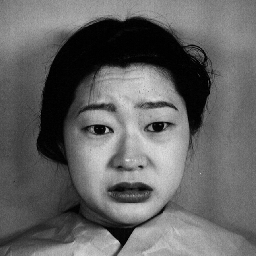
#> input picture emotion_detection/RealtimeFacialEmotionRecognition/datasets/jaffe/KL.FE1.174.tiff, 256 x 256 px, given in place of the camera
$ python gather_training_data.py   (older library calls are emulated)
#> lines starting #> are read from the running program, lines starting #| are printed output that depends on the picture; after the words box and inside, x2 and y2 are one past the last pixel; in counts of white or black regions, pixels touching at a corner belong together
### emotion_detection/RealtimeFacialEmotionRecognition/opencv_functions.py
###############################################################################
# OpenCV face recognition and segmentation
###############################################################################

import os, shutil, sys, time, re, glob
import numpy as np
import matplotlib.pyplot as plt
import cv2 as cv
from PIL import Image
import caffe
import datetime

from utility_functions import *

def load_cascades():
    # Load Haar cascade files containing features
    cascPaths = ['models/haarcascades/haarcascade_frontalface_default.xml',
                 'models/haarcascades/haarcascade_frontalface_alt.xml',
                 'models/haarcascades/haarcascade_frontalface_alt2.xml',
                 'models/haarcascades/haarcascade_frontalface_alt_tree.xml'
                 'models/lbpcascades/lbpcascade_frontalface.xml']
    faceCascades = []
    for casc in cascPaths:
        faceCascades.append(cv.CascadeClassifier(casc))

    return faceCascades

def DetectFace(image,color,faceCascades,single_face,second_pass,draw_rects,scale=1.0):
    # Resize
    img = cv.resize(image, (0,0), fx=1, fy=1, interpolation = cv.INTER_CUBIC)

    # Convert to grayscale and equalize the histogram
    if color:
        gray_img = img.copy().astype(np.uint8)
        gray_img = cv.cvtColor(gray_img, cv.COLOR_BGR2GRAY)
    else:
        gray_img = img.copy().astype(np.uint8)
    cv.equalizeHist(gray_img, gray_img)

    # Detect the faces
    faces = faceCascades[2].detectMultiScale(
        gray_img,
        scaleFactor=1.1,
        minNeighbors=7,
        minSize=(50, 50),
        flags = cv.CASCADE_SCALE_IMAGE)

    # Eliminate spurious extra faces
    discardExtraFaces = False   # Set to true to enable
    if discardExtraFaces and len(faces) > 1:
        faces = faces[0,:]
        faces = faces[np.newaxis,:]

    # Rescale cropBox

    if scale != 1.0 and len(faces) > 0:
        for i in range(faces.shape[0]):
            faces[i] = rescaleCropbox(img,faces[i],scale)


    print('Detected %d faces.' % len(faces))
    # Draw a rectangle around the faces
    if draw_rects:
        for (x, y, w, h) in faces:
            cv.rectangle(img, (x, y), (x+w, y+h), (0, 255, 0), 2)

    # For laboratory images, remove any spurious detections
    if single_face and len(faces) > 1:
        faces = faces[0,:]
        faces = faces[np.newaxis,:]

    if len(faces) > 0 and second_pass:
        approved = []
        for i in range(len(faces)):
            cropped_face = imgCrop(gray_img, faces[i])
            alt_check = faceCascades[1].detectMultiScale(
                cropped_face,
                scaleFactor=1.05,
                minNeighbors=5,
                minSize=(int(0.8*faces[i][2]), int(0.8*faces[i][3])),
                flags = cv.CASCADE_SCALE_IMAGE)
            # Check if exactly 1 face was detected in cropped image
            if len(alt_check) == 1:
                approved.append(i)
        faces = faces[approved]

    return img, faces

# Resize cropBox
def rescaleCropbox(img,cropBox,scale=1.0):
    x, y, w, h = cropBox

    # Check for valid box sizes
    if scale <= 0:
        # Invalid input. Return original
        return cropBox

    if scale < 1.0:
        x += int(w*(1-scale)/2)
        y += int(h*(1-scale)/2)
        w = int(w*scale)
        h = int(h*scale)

    elif scale > 1.0:
        x -= int(w*(scale-1.0)/2)
        y -= int(h*(scale-1.0)/2)
        w = int(w*scale)
        h = int(h*scale)

        # Make sure dimensions won't be exceeded:
        exceeded = False; count = 0; maxCount = 10 # Arbitrary magic number
        while True:
            if x < 0:
                w += 2*x # Make w smaller to maintain symmetry
                x = 0

            if y < 0:
                h += 2*y
                y = 0
                exceeded = True

            if x+w > img.shape[1]:
                x -= x + w - img.shape[1]
                exceeded = True

            if y+h > img.shape[0]:
                y -= y + h - img.shape[0]
                exceeded = True

            if count > maxCount:
                # Rescaling has failed. Just return original image
                print ("Error: opencv_functions.imgCrop: Crop scale exceeded image dimensions")
                return cropBox

            if not exceeded:
                # Rescaling succeeded!
                break
            else:
                count += 1
                exceeded = False

    # Return rescaled cropbox
    return (x,y,w,h)


# Crop image array to pixels indicated by crop box
# [155 lines left out: functions imgCrop, rgb, faceCrop, addEmoji, addMultipleEmojis, toggleRGB and 1 more, not called in this run]

# Create a directory only if it does not already exist
def mkdirNoForce(dir):
    if not os.path.exists(dir):
        os.mkdir(dir)

# Save a test image with a default name from the current timestamp
# [18 lines left out: function saveTestImage, not called in this run]

### emotion_detection/RealtimeFacialEmotionRecognition/gather_training_data.py
import os, shutil, sys, time, re, glob
import numpy as np
import matplotlib.pyplot as plt
import cv2 as cv
from PIL import Image
import caffe
import contextlib
import io
import random
from PIL import Image

from caffe_functions import *
from opencv_functions import *
from utility_functions import *


# Filename format looks like:
# training_data/0000000.HA.0.png
# outDir is self-explanatory
# counter gets converted into string of length 7, with leading 0's
# Label is the two-character emotion label
# subCount is a number label for jittered images
# Extension is the filetype
def getFilename(counter,subCount=0,outDir=None,strLength=7,label='HA',extension='.png'):
  if outDir is None:
    outDir = ""
  else:
    outDir += '/'

  if subCount is None:
    subCount = ""
  else:
    subCount = "." + str(subCount)

  numStr = str(counter).zfill(strLength)

  return outDir + numStr + "." + label + subCount + extension

# Suppress print statements within a function call
# Just call:
# with nostdout():
#    yourfunction()
@contextlib.contextmanager
def nostdout():
    save_stdout = sys.stdout
    sys.stdout = io.StringIO()
    yield
    sys.stdout = save_stdout

# Get a randon emotion label
def getRandomLabel(pickFrom=None):
  if pickFrom is None:
    pickFrom = [0,1,2,3,4,5,6]

  return random.choice(pickFrom)

# Crop image and save to file
# [71 lines left out: functions saveSingleImage, saveAcceptedImage, jitterImage, not called in this run]

# Pick mode (train or validate)
validationMode = False

# Pick output size in pixels, of all cropped images (images are all square)
imgSize = 200
boxScale = 1.2 # Size of crop boxes (relative to original filter size)
jitter = True # Jitter accepted images?

# Initialize all labels
categories = ['Angry', 'Disgust', 'Fear', 'Happy', 'Neutral', 'Sad', 'Surprise']
suffixes   = ['AN', 'DI', 'FE', 'HA', 'NE', 'SA', 'SU']
pickFrom   = [0, 3, 4, 5, 6] # Only prompt user for emotions in this list

if validationMode:
  jitter = False
  outDir     = 'datasets/validation_images'
else:
  jitter = True
  outDir     = 'datasets/training_images'

counter    = 300 # Used to increment filenames

# Output filename configuration:
strLength = 7 # Length of output filename number string
extension = '.png' # Output file type

# Check that outDir and counter are properly initialized
print ("\n")
if not os.path.exists(outDir):
  print ("Output directory does not exist. Making directory")
  os.mkdir(outDir)
else:
  print ("Output directory already exists")

numCheck = 1000 # Number of filenames to check before giving up
num = 0
while True:
  strCheck = getFilename(counter,outDir=outDir,label="*")
  print ("Checking: " + strCheck)
  if glob.glob(strCheck):
    print ("\tError: File exists. Incrementing counter")
    counter += 1
    num += 1
  else:
    print ("First valid file is: " + strCheck)
    break

  if num > numCheck:
    print ("ERROR: No available filename up to " + strCheck + " could be found.")
    sys.exit(0)


# Set up face detection
faceCascades = load_cascades()

# Set up display window
cv.namedWindow("preview")

# Open input video steam
vc = cv.VideoCapture(0)

# Check that video stream is running
if vc.isOpened(): # try to get the first frame
  rval, frame = vc.read()
#> frame is the input picture: shape (256, 256, 3); min 0, max 230, mean 100.4
  #frame = frame.astype(np.float32)
else:
  rval = False

print ("\n")
nextEmotion = True
while rval:

  if nextEmotion: # Generate next emotion
    nextEmotion = False

    # Generate a random integer label
    intLabel = getRandomLabel(pickFrom)

    # Get emotion string and file suffyx
    emotion = categories[intLabel]
    suf = suffixes[intLabel]

    # Print prompt to user:
    print ("Emotion is: " + emotion + ".\t(ENTER to capture, SPACE to skip)")

  # Read in next frame
  rval, frame = vc.read()

  # Mirror image
  frame = np.fliplr(frame)
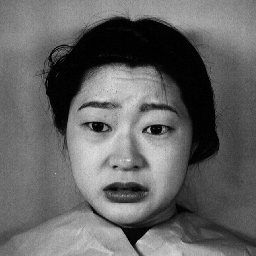
#> frame: shape (256, 256, 3); min 0, max 230, mean 100.4

  # Detect faces
  # Find all faces
  with nostdout():
    newFrame, faces = DetectFace(frame,True,faceCascades,single_face=False,second_pass=False,draw_rects=True,scale=boxScale)
#> in DetectFace, `cv.equalizeHist(gray_img, gray_img)`:
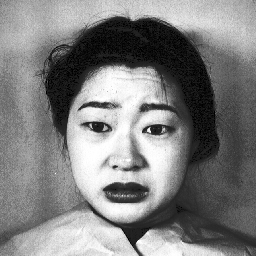
#> gray_img: shape (256, 256); min 0, max 255, mean 127.5
#> in DetectFace, `faces = faceCascades[2].detectMultiScale( gray_img, scaleFactor=1.1, m..`: faces = [[46, 63, 161, 161]]
#> the loop in DetectFace, `for i in range(faces.shape[0]):` made 1 pass
#> after the loop in DetectFace, `for i in range(faces.shape[0]):`: faces = [[30, 47, 193, 193]]
#> the loop in DetectFace, `for (x, y, w, h) in faces:` made 1 pass
#> after the loop in DetectFace, `for (x, y, w, h) in faces:`:
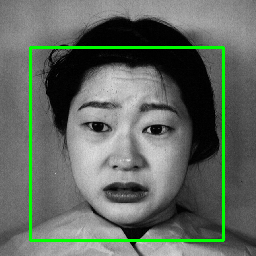
#> img: shape (256, 256, 3); 3.53% of pixels changed, all inside (x1, y1, x2, y2) = (29, 46, 225, 242)
#> faces = [[30, 47, 193, 193]]

  oneFace = False
  if faces is None or len(faces) == 0:
    # Poor input: do nothing to frame
    #newFrame = frame
    pass
  elif len(faces) > 1:
    # Too many faces found
    pass
  else:
    # Just the right number of faces found
    oneFace = True

  # Show video with or without boxed face
  cv.imshow("preview", newFrame)

  # Wait for user to press key. On ESC, close program
  key = cv.waitKey(20)
#> (key Esc is pressed here)
  if key == 27: # ESC --> exit on ESC
    print ('ESC was pressed! Quitting...')
    break
  elif key == 32: # SPACE --> Next image
    print ('Label skipped')
    nextEmotion = True
    continue # Break out of loop
  elif key == 13: # ENTER --> Accept image
    if not oneFace:
      print ("Error: ENTER pressed, but face invalid. Keep trying...")
      print ("Emotion is: " + emotion + ".\t(ENTER to capture, SPACE to skip)")
    else:
      saveAcceptedImage(frame,faces,counter,outDir=outDir,strLength=strLength,label=suf,extension=extension,jitter=jitter)
      print ('Image accepted and saved!')
      counter += 1
      nextEmotion = True
      continue # Break out of loop
  else: # Invalid key, ignore
    pass

cv.destroyWindow("preview")

$ run again, on emotion_detection/RealtimeFacialEmotionRecognition/datasets/jaffe/KR.DI1.86.tiff
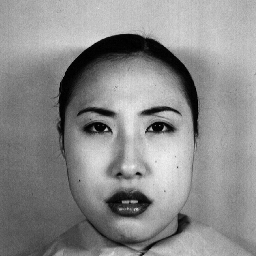
#> input picture emotion_detection/RealtimeFacialEmotionRecognition/datasets/jaffe/KR.DI1.86.tiff, 256 x 256 px, given in place of the camera
#> frame is the input picture: shape (256, 256, 3); min 0, max 242, mean 138.8
#> in DetectFace, `cv.equalizeHist(gray_img, gray_img)`:
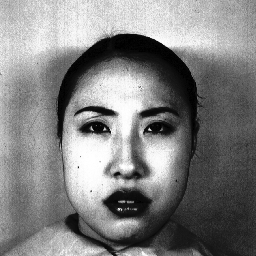
#> gray_img: shape (256, 256); min 0, max 255, mean 128.2
#> in DetectFace, `faces = faceCascades[2].detectMultiScale( gray_img, scaleFactor=1.1, m..`: faces = [[46, 65, 160, 160]]
#> the loop in DetectFace, `for i in range(faces.shape[0]):` made 1 pass
#> after the loop in DetectFace, `for i in range(faces.shape[0]):`: faces = [[31, 50, 192, 192]]
#> the loop in DetectFace, `for (x, y, w, h) in faces:` made 1 pass
#> after the loop in DetectFace, `for (x, y, w, h) in faces:`:
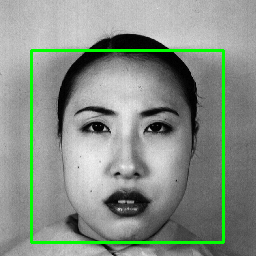
#> img: shape (256, 256, 3); mean B, G, R 134.7, 143.7, 134.7
